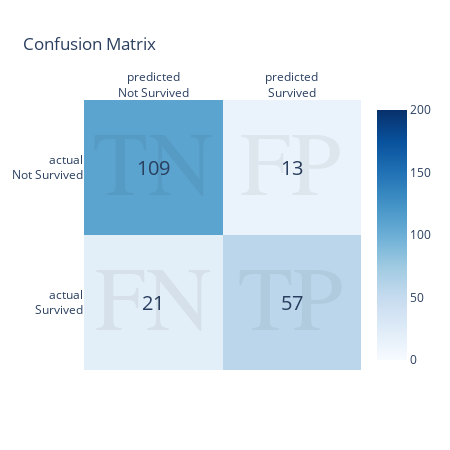

Notebook code for this chart:
### Code cell
explainer.plot_confusion_matrix()

### Figure 1 — Plotly figure (JSON) as saved in the notebook; plotly's stock layout.template omitted (floating-point values rounded to 4 significant figures)
{"data": [{"colorscale": [[0, "rgb(247,251,255)"], [0.125, "rgb(222,235,247)"], [0.25, "rgb(198,219,239)"], [0.375, "rgb(158,202,225)"], [0.5, "rgb(107,174,214)"], [0.625, "rgb(66,146,198)"], [0.75, "rgb(33,113,181)"], [0.875, "rgb(8,81,156)"], [1, "rgb(8,48,107)"]], "hoverinfo": "skip", "type": "heatmap", "x": ["predicted<br>Not Survived", "predicted<br>Survived"], "y": ["actual<br>Not Survived", "actual<br>Survived"], "z": [[109, 13], [21, 57]], "zmax": 200, "zmin": 0}], "layout": {"annotations": [{"font": {"size": 20}, "showarrow": false, "text": "109", "x": "predicted<br>Not Survived", "y": "actual<br>Not Survived"}, {"font": {"color": "black", "family": "Old Standard TT, Bold", "size": 90}, "opacity": 0.05, "showarrow": false, "text": "TN", "x": "predicted<br>Not Survived", "y": "actual<br>Not Survived"}, {"font": {"size": 20}, "showarrow": false, "text": "13", "x": "predicted<br>Survived", "y": "actual<br>Not Survived"}, {"font": {"color": "black", "family": "Old Standard TT, Bold", "size": 90}, "opacity": 0.05, "showarrow": false, "text": "FP", "x": "predicted<br>Survived", "y": "actual<br>Not Survived"}, {"font": {"size": 20}, "showarrow": false, "text": "21", "x": "predicted<br>Not Survived", "y": "actual<br>Survived"}, {"font": {"color": "black", "family": "Old Standard TT, Bold", "size": 90}, "opacity": 0.05, "showarrow": false, "text": "FN", "x": "predicted<br>Not Survived", "y": "actual<br>Survived"}, {"font": {"size": 20}, "showarrow": false, "text": "57", "x": "predicted<br>Survived", "y": "actual<br>Survived"}, {"font": {"color": "black", "family": "Old Standard TT, Bold", "size": 90}, "opacity": 0.05, "showarrow": false, "text": "TP", "x": "predicted<br>Survived", "y": "actual<br>Survived"}], "height": 450, "title": {"text": "Confusion Matrix"}, "width": 450, "xaxis": {"side": "top"}, "yaxis": {"autorange": "reversed", "side": "left"}}}
